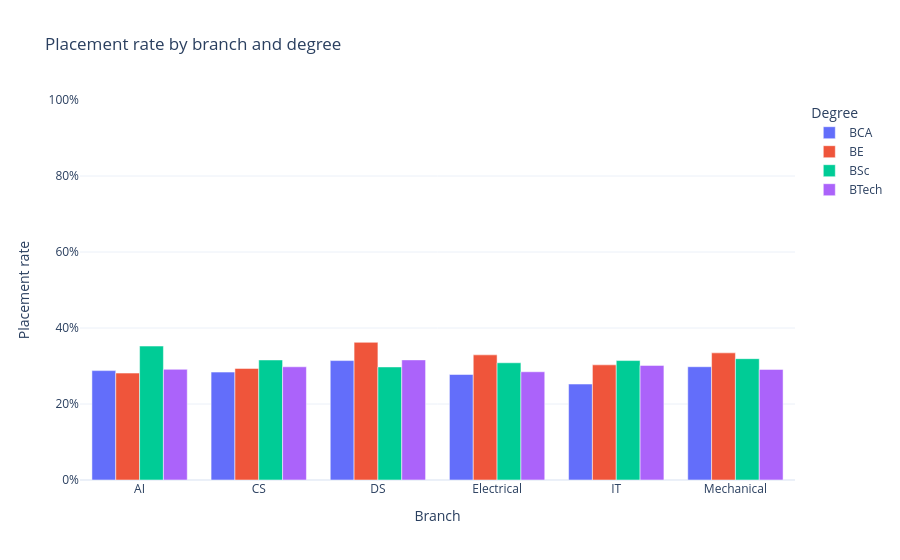

Notebook code for this chart:
### Markdown cell above
## 2. Do placement rates differ by degree and branch?

**Question:** How does the share of placed students vary across degree-and-branch groups?

**How to read it:** Each bar is a degree/branch group. Its height is the placement rate (placed students divided by all students in that group), not the raw number placed. Hover for the group size and placed-student count. Use the legend to focus on one degree at a time.

**Use this plot for:** comparing observed subgroup rates. Small group sizes can make a rate less stable, and the chart does not adjust for other student differences.

### Code cell
program_summary = (
    df.groupby(["branch", "degree"], as_index=False, observed=True)
    .agg(
        students=("student_id", "size"),
        placed_students=("placed", "sum"),
        placement_rate=("placed", "mean"),
    )
)

fig = px.bar(
    program_summary,
    x="branch",
    y="placement_rate",
    color="degree",
    barmode="group",
    custom_data=["students", "placed_students"],
    title="Placement rate by branch and degree",
    labels={"branch": "Branch", "placement_rate": "Placement rate", "degree": "Degree"},
)
fig.update_traces(
    hovertemplate=(
        "Branch: %{x}<br>Degree: %{fullData.name}<br>Placement rate: %{y:.1%}"
        "<br>Placed students: %{customdata[1]:,} of %{customdata[0]:,}<extra></extra>"
    )
)
fig.update_layout(template="plotly_white", yaxis_tickformat=".0%", yaxis_range=[0, 1])
fig.show()

### Figure 1 — Plotly figure (JSON) as saved in the notebook; plotly's stock layout.template omitted (floating-point values rounded to 4 significant figures)
{"data": [{"alignmentgroup": "True", "customdata": [[535, 154], [486, 138], [506, 159], [515, 143], [499, 126], [530, 158]], "hovertemplate": "Branch: %{x}<br>Degree: %{fullData.name}<br>Placement rate: %{y:.1%}<br>Placed students: %{customdata[1]:,} of %{customdata[0]:,}<extra></extra>", "legendgroup": "BCA", "marker": {"color": "#636efa", "pattern": {"shape": ""}}, "name": "BCA", "offsetgroup": "BCA", "orientation": "v", "showlegend": true, "textposition": "auto", "type": "bar", "x": ["AI", "CS", "DS", "Electrical", "IT", "Mechanical"], "xaxis": "x", "y": [0.2879, 0.284, 0.3142, 0.2777, 0.2525, 0.2981], "yaxis": "y"}, {"alignmentgroup": "True", "customdata": [[526, 148], [487, 143], [461, 167], [495, 163], [462, 140], [550, 184]], "hovertemplate": "Branch: %{x}<br>Degree: %{fullData.name}<br>Placement rate: %{y:.1%}<br>Placed students: %{customdata[1]:,} of %{customdata[0]:,}<extra></extra>", "legendgroup": "BE", "marker": {"color": "#EF553B", "pattern": {"shape": ""}}, "name": "BE", "offsetgroup": "BE", "orientation": "v", "showlegend": true, "textposition": "auto", "type": "bar", "x": ["AI", "CS", "DS", "Electrical", "IT", "Mechanical"], "xaxis": "x", "y": [0.2814, 0.2936, 0.3623, 0.3293, 0.303, 0.3345], "yaxis": "y"}, {"alignmentgroup": "True", "customdata": [[488, 172], [497, 157], [521, 155], [483, 149], [490, 154], [498, 159]], "hovertemplate": "Branch: %{x}<br>Degree: %{fullData.name}<br>Placement rate: %{y:.1%}<br>Placed students: %{customdata[1]:,} of %{customdata[0]:,}<extra></extra>", "legendgroup": "BSc", "marker": {"color": "#00cc96", "pattern": {"shape": ""}}, "name": "BSc", "offsetgroup": "BSc", "orientation": "v", "showlegend": true, "textposition": "auto", "type": "bar", "x": ["AI", "CS", "DS", "Electrical", "IT", "Mechanical"], "xaxis": "x", "y": [0.3525, 0.3159, 0.2975, 0.3085, 0.3143, 0.3193], "yaxis": "y"}, {"alignmentgroup": "True", "customdata": [[467, 136], [480, 143], [503, 159], [488, 139], [504, 152], [529, 154]], "hovertemplate": "Branch: %{x}<br>Degree: %{fullData.name}<br>Placement rate: %{y:.1%}<br>Placed students: %{customdata[1]:,} of %{customdata[0]:,}<extra></extra>", "legendgroup": "BTech", "marker": {"color": "#ab63fa", "pattern": {"shape": ""}}, "name": "BTech", "offsetgroup": "BTech", "orientation": "v", "showlegend": true, "textposition": "auto", "type": "bar", "x": ["AI", "CS", "DS", "Electrical", "IT", "Mechanical"], "xaxis": "x", "y": [0.2912, 0.2979, 0.3161, 0.2848, 0.3016, 0.2911], "yaxis": "y"}], "layout": {"barmode": "group", "legend": {"title": {"text": "Degree"}, "tracegroupgap": 0}, "title": {"text": "Placement rate by branch and degree"}, "xaxis": {"anchor": "y", "domain": [0, 1], "title": {"text": "Branch"}}, "yaxis": {"anchor": "x", "domain": [0, 1], "range": [0, 1], "tickformat": ".0%", "title": {"text": "Placement rate"}}}}
